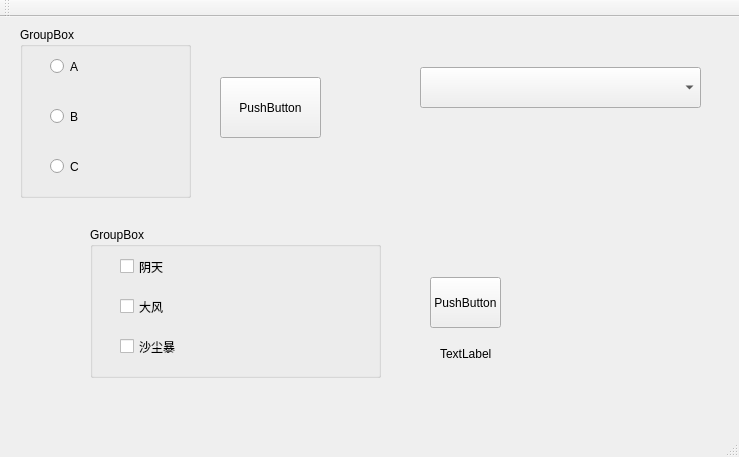
<?xml version="1.0" encoding="UTF-8"?>
<ui version="4.0">
 <class>MainWindow</class>
 <widget class="QMainWindow" name="MainWindow">
  <property name="geometry">
   <rect>
    <x>0</x>
    <y>0</y>
    <width>739</width>
    <height>457</height>
   </rect>
  </property>
  <property name="windowTitle">
   <string>MainWindow</string>
  </property>
  <widget class="QWidget" name="centralWidget">
   <widget class="QGroupBox" name="groupBox">
    <property name="geometry">
     <rect>
      <x>20</x>
      <y>10</y>
      <width>171</width>
      <height>171</height>
     </rect>
    </property>
    <property name="title">
     <string>GroupBox</string>
    </property>
    <widget class="QRadioButton" name="radioButton">
     <property name="geometry">
      <rect>
       <x>30</x>
       <y>30</y>
       <width>96</width>
       <height>19</height>
      </rect>
     </property>
     <property name="text">
      <string>A</string>
     </property>
    </widget>
    <widget class="QRadioButton" name="radioButton_2">
     <property name="geometry">
      <rect>
       <x>30</x>
       <y>80</y>
       <width>96</width>
       <height>19</height>
      </rect>
     </property>
     <property name="text">
      <string>B</string>
     </property>
    </widget>
    <widget class="QRadioButton" name="radioButton_3">
     <property name="geometry">
      <rect>
       <x>30</x>
       <y>130</y>
       <width>96</width>
       <height>19</height>
      </rect>
     </property>
     <property name="text">
      <string>C</string>
     </property>
    </widget>
   </widget>
   <widget class="QPushButton" name="pushButton">
    <property name="geometry">
     <rect>
      <x>220</x>
      <y>60</y>
      <width>101</width>
      <height>61</height>
     </rect>
    </property>
    <property name="text">
     <string>PushButton</string>
    </property>
   </widget>
   <widget class="QGroupBox" name="groupBox_2">
    <property name="geometry">
     <rect>
      <x>90</x>
      <y>210</y>
      <width>291</width>
      <height>151</height>
     </rect>
    </property>
    <property name="title">
     <string>GroupBox</string>
    </property>
    <widget class="QCheckBox" name="checkBox">
     <property name="geometry">
      <rect>
       <x>30</x>
       <y>30</y>
       <width>82</width>
       <height>19</height>
      </rect>
     </property>
     <property name="text">
      <string>阴天</string>
     </property>
    </widget>
    <widget class="QCheckBox" name="checkBox_2">
     <property name="geometry">
      <rect>
       <x>30</x>
       <y>70</y>
       <width>82</width>
       <height>19</height>
      </rect>
     </property>
     <property name="text">
      <string>大风</string>
     </property>
    </widget>
    <widget class="QCheckBox" name="checkBox_3">
     <property name="geometry">
      <rect>
       <x>30</x>
       <y>110</y>
       <width>82</width>
       <height>19</height>
      </rect>
     </property>
     <property name="text">
      <string>沙尘暴</string>
     </property>
    </widget>
   </widget>
   <widget class="QPushButton" name="pushButton_2">
    <property name="geometry">
     <rect>
      <x>430</x>
      <y>260</y>
      <width>71</width>
      <height>51</height>
     </rect>
    </property>
    <property name="text">
     <string>PushButton</string>
    </property>
   </widget>
   <widget class="QLabel" name="label">
    <property name="geometry">
     <rect>
      <x>440</x>
      <y>330</y>
      <width>58</width>
      <height>13</height>
     </rect>
    </property>
    <property name="text">
     <string>TextLabel</string>
    </property>
   </widget>
   <widget class="QComboBox" name="comboBox">
    <property name="geometry">
     <rect>
      <x>420</x>
      <y>50</y>
      <width>281</width>
      <height>41</height>
     </rect>
    </property>
   </widget>
  </widget>
  <widget class="QMenuBar" name="menuBar">
   <property name="geometry">
    <rect>
     <x>0</x>
     <y>0</y>
     <width>739</width>
     <height>21</height>
    </rect>
   </property>
  </widget>
  <widget class="QToolBar" name="mainToolBar">
   <attribute name="toolBarArea">
    <enum>TopToolBarArea</enum>
   </attribute>
   <attribute name="toolBarBreak">
    <bool>false</bool>
   </attribute>
  </widget>
  <widget class="QStatusBar" name="statusBar"/>
 </widget>
 <layoutdefault spacing="6" margin="11"/>
 <resources/>
 <connections/>
</ui>
